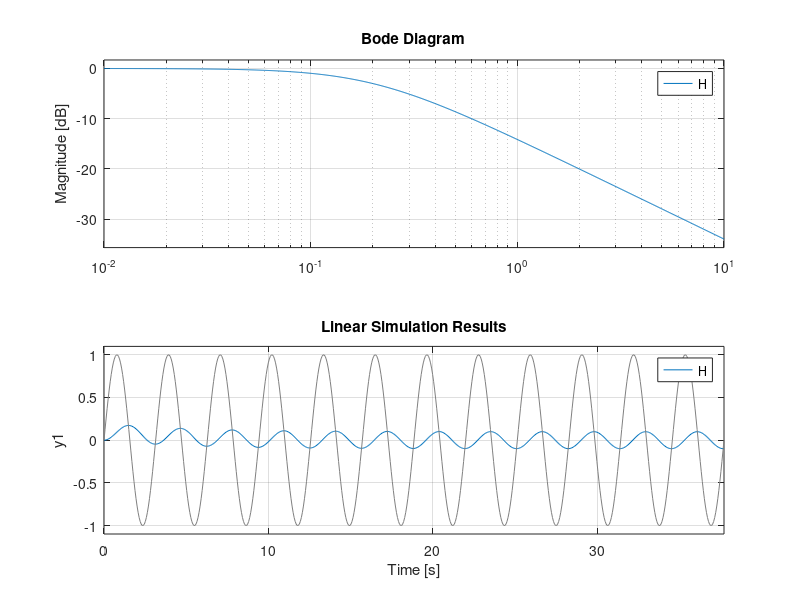

The MATLAB script that drew this image: (Note: this script raises an error after producing the figure.)
% Introduction to Bode diagrams
%% FOE
k = 1;
T = 5;
H = tf(k, [T, 1]);
bode(H);
grid;
shg;

%% 
wu = 2;
Tu = 2*pi/wu;
t = 0:Tu/50:12*Tu;
lsim(H,sin(t.*wu),t);
hold;
yline(10^(-1),'r');
hold;
yline(-10^(-1),'r');

%% manipulating bode diagram 
w = logspace(-3,2,1000);
bode(H,w);
grid;
shg;

%% getting data from the bode function
[m,ph] = bode(H,w); 
mv  = squeeze(m);
phv = squeeze(ph);

%ploting the bode diagram using mv and phv vectors:

%magnitude:
figure;
subplot(2,1,1);
semilogx(w,20*log10(mv));
% drawing an approximation
hold on;
semilogx([1e-3 1/5 2 20 100],[0 0 -20 -40 -54],'r*-',LineWidth=2);
hold off;

title("Magnitude characteristic");
xlabel('Frequencies \omega (lg)[rad/sec]');
ylabel('|H(j\omega)|^{dB}', 'FontSize', 14);
grid;

%phase:
subplot(2,1,2);
semilogx(w,phv,'b-');
hold on;
semilogx([1e-3 0.02 0.2 2 100],[0 0 -45 -90 -90],'r*-',LineWidth=2);
hold off
title("Phase characteristic");
xlabel('Frequencies \omega (lg)[rad/sec]');
ylabel('\angle H(j\omega) [deg]', 'FontSize', 14);
grid;

%% Modifying the script for approximating for a new tf:
k = 2;
T = 5;
H = tf(k, [T 1]);
w = logspace(-3,3,1000);

[m,ph] = bode(H,w); 
mv  = squeeze(m);
phv = squeeze(ph);

% ploting the bode diagram using mv and phv vectors:

%magnitude:
figure;
subplot(2,1,1);
semilogx(w,20*log10(mv));
% drawing an approximation
hold on;
semilogx([1e-3 1/5 2 20 100],[0 0 -20 -40 -54]+20*log10(k),'r*-',LineWidth=2);
hold off;

title("Magnitude characteristic");
xlabel('Frequencies \omega (lg)[rad/sec]');
ylabel('|H(j\omega)|^{dB}', 'FontSize', 14);
grid;

%phase:
subplot(2,1,2);
semilogx(w,phv,'b-');
hold on;
semilogx([1e-3 0.02 0.2 2 1000],[0 0 -45 -90 -90],'r*-',LineWidth=2);
hold off
title("Phase characteristic");
xlabel('Frequencies \omega (lg)[rad/sec]');
ylabel('\angle H(j\omega) [deg]', 'FontSize', 14);
grid;

%% Problem 1):

wn = 10;
df = 0.5;
H =tf(1,[1/wn^2 2*df/wn 1]);
figure;
bode(H);
grid;
shg;
% Problem: approximate the magnitude using the cheatsheet
%for smalle freq.<< wn the magnitude approx. 0 dB and
% for high freq.>> wn the magnitude is along an asymptote with
% a slope of -40 dB
%% Aproximating the magnitude
w = logspace(-3,3,1000);
[m, ph] = bode(H,w);
mv  = squeeze(m);
phv = squeeze(ph);

figure;
semilogx(w,20*log10(mv));
hold on;
semilogx([1e-3 wn 100 1000],[0 0 -40 -80],'r*-', LineWidth=2);
title("Magnitude characteristic for second order tf");
xlabel('Frequencies \omega (lg)[rad/sec]');
ylabel('|H(j\omega)|^{dB}', 'FontSize', 14);
hold off;
grid




